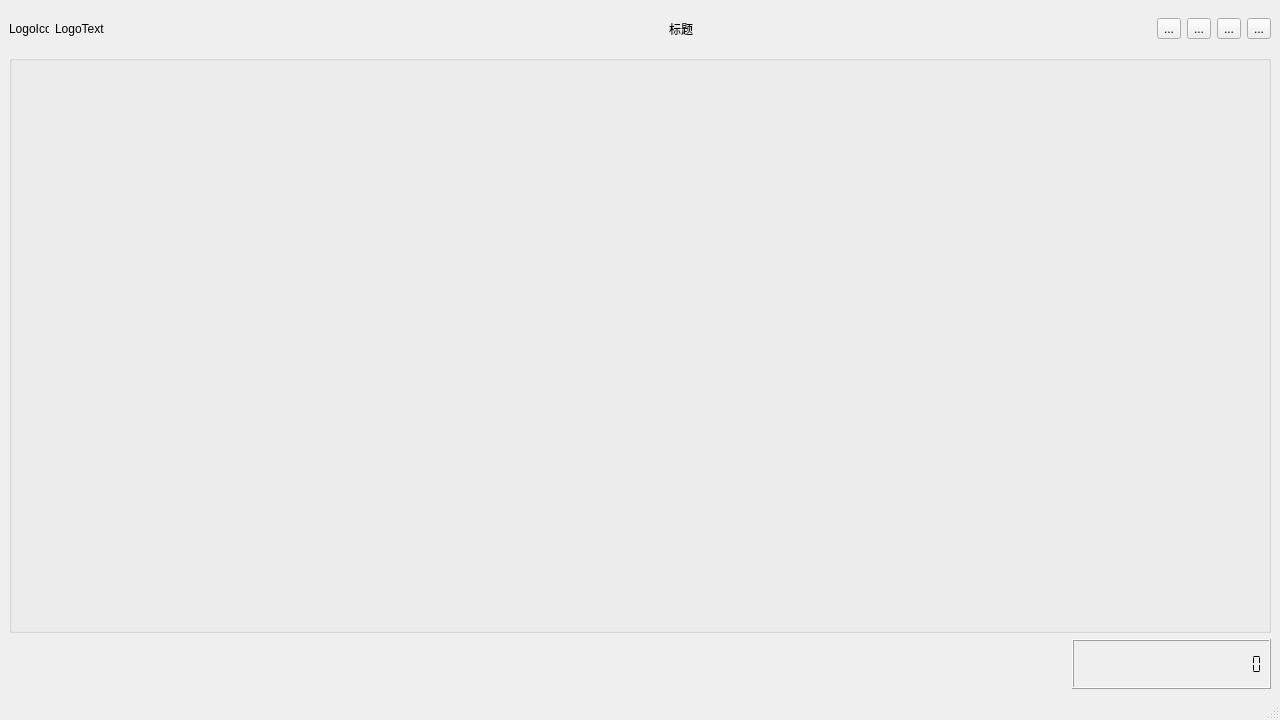
<?xml version="1.0" encoding="UTF-8"?>
<ui version="4.0">
 <class>HQCCMainWindow</class>
 <widget class="QMainWindow" name="HQCCMainWindow">
  <property name="geometry">
   <rect>
    <x>0</x>
    <y>0</y>
    <width>1280</width>
    <height>720</height>
   </rect>
  </property>
  <property name="windowTitle">
   <string>HQCCMainWindow</string>
  </property>
  <widget class="QWidget" name="centralwidget">
   <layout class="QGridLayout" name="gridLayout">
    <item row="0" column="0">
     <layout class="QHBoxLayout" name="horizontalLayout">
      <item>
       <widget class="QLabel" name="labLogoIcon">
        <property name="minimumSize">
         <size>
          <width>40</width>
          <height>40</height>
         </size>
        </property>
        <property name="maximumSize">
         <size>
          <width>40</width>
          <height>40</height>
         </size>
        </property>
        <property name="text">
         <string>LogoIcon</string>
        </property>
        <property name="scaledContents">
         <bool>true</bool>
        </property>
       </widget>
      </item>
      <item>
       <widget class="QLabel" name="labLogoText">
        <property name="minimumSize">
         <size>
          <width>150</width>
          <height>40</height>
         </size>
        </property>
        <property name="maximumSize">
         <size>
          <width>150</width>
          <height>40</height>
         </size>
        </property>
        <property name="text">
         <string>LogoText</string>
        </property>
        <property name="scaledContents">
         <bool>true</bool>
        </property>
       </widget>
      </item>
      <item>
       <spacer name="horizontalSpacer">
        <property name="orientation">
         <enum>Qt::Horizontal</enum>
        </property>
        <property name="sizeHint" stdset="0">
         <size>
          <width>278</width>
          <height>20</height>
         </size>
        </property>
       </spacer>
      </item>
      <item>
       <widget class="QLabel" name="labTitle">
        <property name="text">
         <string>标题</string>
        </property>
       </widget>
      </item>
      <item>
       <spacer name="horizontalSpacer_2">
        <property name="orientation">
         <enum>Qt::Horizontal</enum>
        </property>
        <property name="sizeHint" stdset="0">
         <size>
          <width>292</width>
          <height>20</height>
         </size>
        </property>
       </spacer>
      </item>
      <item>
       <widget class="QToolButton" name="tbtnSetting">
        <property name="text">
         <string>...</string>
        </property>
       </widget>
      </item>
      <item>
       <widget class="QToolButton" name="tbtnMin">
        <property name="text">
         <string>...</string>
        </property>
       </widget>
      </item>
      <item>
       <widget class="QToolButton" name="tbtnMax">
        <property name="text">
         <string>...</string>
        </property>
       </widget>
      </item>
      <item>
       <widget class="QToolButton" name="tbtnClose">
        <property name="text">
         <string>...</string>
        </property>
       </widget>
      </item>
     </layout>
    </item>
    <item row="1" column="0">
     <widget class="QGroupBox" name="groupBox">
      <property name="sizePolicy">
       <sizepolicy hsizetype="Preferred" vsizetype="Expanding">
        <horstretch>0</horstretch>
        <verstretch>0</verstretch>
       </sizepolicy>
      </property>
      <property name="title">
       <string/>
      </property>
     </widget>
    </item>
    <item row="2" column="0">
     <layout class="QHBoxLayout" name="horizontalLayout_2">
      <item>
       <spacer name="horizontalSpacer_3">
        <property name="orientation">
         <enum>Qt::Horizontal</enum>
        </property>
        <property name="sizeHint" stdset="0">
         <size>
          <width>292</width>
          <height>20</height>
         </size>
        </property>
       </spacer>
      </item>
      <item>
       <widget class="QLCDNumber" name="lcdSystemTime">
        <property name="minimumSize">
         <size>
          <width>0</width>
          <height>50</height>
         </size>
        </property>
        <property name="digitCount">
         <number>20</number>
        </property>
        <property name="segmentStyle">
         <enum>QLCDNumber::Flat</enum>
        </property>
       </widget>
      </item>
     </layout>
    </item>
   </layout>
  </widget>
  <widget class="QMenuBar" name="menubar">
   <property name="geometry">
    <rect>
     <x>0</x>
     <y>0</y>
     <width>1280</width>
     <height>28</height>
    </rect>
   </property>
  </widget>
  <widget class="QStatusBar" name="statusbar"/>
 </widget>
 <resources/>
 <connections/>
</ui>
